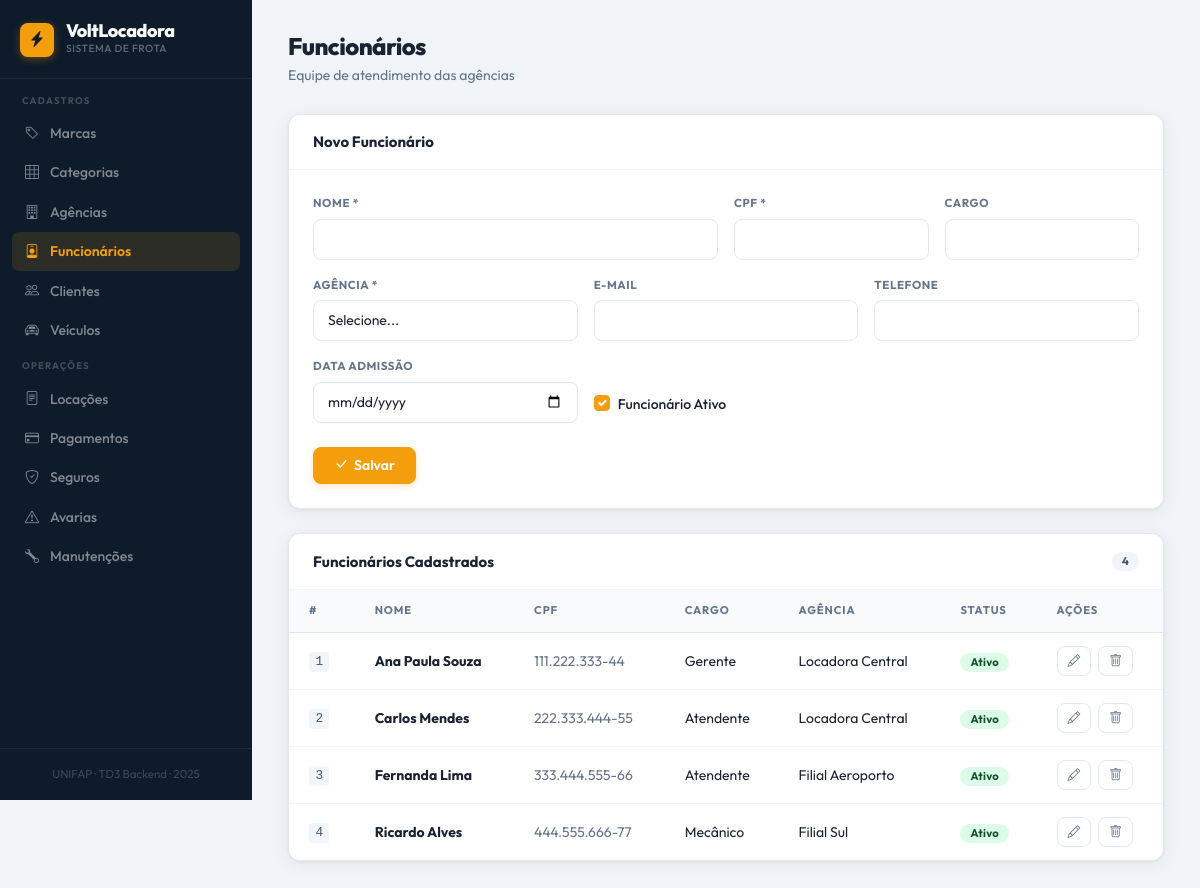
/index.php?page=funcionario, run on the app's committed database.
### tables this page shows
CREATE TABLE IF NOT EXISTS funcionario (
    id_funcionario INT            NOT NULL AUTO_INCREMENT,
    id_agencia     INT            NOT NULL,
    nome           VARCHAR(150)   NOT NULL,
    cpf            CHAR(14)       NOT NULL UNIQUE,
    cargo          VARCHAR(80),
    email          VARCHAR(150),
    telefone       VARCHAR(20),
    data_admissao  DATE,
    ativo          TINYINT(1)     NOT NULL DEFAULT 1,
    PRIMARY KEY (id_funcionario),
    CONSTRAINT fk_func_agencia FOREIGN KEY (id_agencia)
        REFERENCES agencia (id_agencia) ON UPDATE CASCADE ON DELETE RESTRICT
);

### model/Funcionario.php (called while the page is built, shortened)
<?php
class Funcionario {
    private $id;
    private $idAgencia;
    private $nome;
    private $cpf;
    private $cargo;
    private $ativo;
    public function __construct($idAgencia = '', $nome = '', $cpf = '', $cargo = '', $email = '', $telefone = '', $dataAdmissao = '', $ativo = 1) {
        $this->idAgencia    = $idAgencia;
        $this->nome         = $nome;
        $this->cpf          = $cpf;
        $this->cargo        = $cargo;
        $this->ativo        = $ativo;
    }
    public function getId()           { return $this->id; }
    public function getIdAgencia()    { return $this->idAgencia; }
    public function getNome()         { return $this->nome; }
    public function getCpf()          { return $this->cpf; }
    public function getCargo()        { return $this->cargo; }
    public function getAtivo()        { return $this->ativo; }
    public function setId($v)           { $this->id = $v; }
}

### dao/FuncionarioDAO.php (called while the page is built, shortened)
<?php
require_once 'config/Conexao.php';
require_once 'model/Funcionario.php';
class FuncionarioDAO {
    private $conn;
    public function __construct() {
        $this->conn = Conexao::getConn();
    }
    public function listar() {
        $stmt = $this->conn->query("SELECT * FROM funcionario ORDER BY nome");
        $lista = [];
        while ($row = $stmt->fetch(PDO::FETCH_ASSOC)) {
            $obj = new Funcionario($row['id_agencia'], $row['nome'], $row['cpf'], $row['cargo'], $row['email'], $row['telefone'], $row['data_admissao'], $row['ativo']);
            $obj->setId($row['id_funcionario']);
            $lista[] = $obj;
        }
        return $lista;
    }
}

### config/Conexao.php (called while the page is built)
<?php
class Conexao {
    private static $instance;
    public static function getConn() {
        if (!isset(self::$instance)) {
            $host   = getenv('MYSQL_HOST')     ?: 'mysql';
            $db     = getenv('MYSQL_DATABASE') ?: 'topcar';
            $user   = getenv('MYSQL_USERNAME') ?: 'mysql';
            $pass   = getenv('MYSQL_PASSWORD') ?: 'pass3word';
            self::$instance = new \PDO(
                "mysql:host=$host;dbname=$db;charset=utf8mb4",
                $user,
                $pass
            );
            self::$instance->setAttribute(PDO::ATTR_ERRMODE, PDO::ERRMODE_EXCEPTION);
            self::$instance->exec("SET NAMES 'utf8mb4' COLLATE 'utf8mb4_unicode_ci'");
        }
        return self::$instance;
    }
}

### controller/FuncionarioController.php (called while the page is built, shortened)
<?php
require_once 'model/Funcionario.php';
require_once 'dao/FuncionarioDAO.php';
class FuncionarioController {
    public function listar() {
        $dao = new FuncionarioDAO();
        return $dao->listar();
    }
}

### config/helpers.php (called while the page is built)
<?php
function h($val) {
    return htmlspecialchars((string)($val ?? ''), ENT_QUOTES | ENT_SUBSTITUTE, 'UTF-8');
}

### controller/AgenciaController.php (called while the page is built, shortened)
<?php
require_once 'model/Agencia.php';
require_once 'dao/AgenciaDAO.php';
class AgenciaController {
    public function listar() {
        $dao = new AgenciaDAO();
        return $dao->listar();
    }
}

### dao/AgenciaDAO.php (called while the page is built, shortened)
<?php
require_once 'config/Conexao.php';
require_once 'model/Agencia.php';
class AgenciaDAO {
    private $conn;
    public function __construct() {
        $this->conn = Conexao::getConn();
    }
    public function listar() {
        $stmt = $this->conn->query("SELECT * FROM agencia ORDER BY nome");
        $lista = [];
        while ($row = $stmt->fetch(PDO::FETCH_ASSOC)) {
            $obj = new Agencia($row['nome'], $row['cnpj'], $row['endereco'], $row['cidade'], $row['estado'], $row['cep'], $row['telefone'], $row['email'], $row['matriz']);
            $obj->setId($row['id_agencia']);
            $lista[] = $obj;
        }
        return $lista;
    }
}

### model/Agencia.php (called while the page is built, shortened)
<?php
class Agencia {
    private $id;
    private $nome;
    public function __construct($nome = '', $cnpj = '', $endereco = '', $cidade = '', $estado = '', $cep = '', $telefone = '', $email = '', $matriz = 0) {
        $this->nome     = $nome;
    }
    public function getId()       { return $this->id; }
    public function getNome()     { return $this->nome; }
    public function setId($v)       { $this->id = $v; }
}

### view/funcionario_form.php (the view, shortened to what this page needs)
<div class="page-hdr">
  <h1>Funcionários</h1>
  <p>Equipe de atendimento das agências</p>
</div>
<div class="page-card p-0 mb-4">
  <div class="card-head">
    <h5 class="card-title"><?= isset($objEdit) ? 'Editar Funcionário' : 'Novo Funcionário' ?></h5>
  </div>
  <div class="card-body-pad">
    <form method="post" action="index.php?page=funcionario">
      <div class="row g-3">
        <div class="col-md-6">
          <label class="form-label">Nome *</label>
          <input type="text" name="nome" class="form-control" required value="<?= isset($objEdit) ? h($objEdit->getNome()) : '' ?>">
        </div>
        <div class="col-md-3">
          <label class="form-label">CPF *</label>
          <input type="text" name="cpf" class="form-control" required maxlength="14" value="<?= isset($objEdit) ? h($objEdit->getCpf()) : '' ?>">
        </div>
        <div class="col-md-3">
          <label class="form-label">Cargo</label>
          <input type="text" name="cargo" class="form-control" value="<?= isset($objEdit) ? h($objEdit->getCargo()) : '' ?>">
        </div>
        <div class="col-md-4">
          <label class="form-label">Agência *</label>
          <select name="id_agencia" class="form-select" required>
            <option value="">Selecione...</option>
          </select>
        </div>
        <div class="col-md-4">
          <label class="form-label">E-mail</label>
          <input type="email" name="email" class="form-control" value="<?= isset($objEdit) ? h($objEdit->getEmail()) : '' ?>">
        </div>
        <div class="col-md-4">
          <label class="form-label">Telefone</label>
          <input type="text" name="telefone" class="form-control" value="<?= isset($objEdit) ? h($objEdit->getTelefone()) : '' ?>">
        </div>
        <div class="col-md-4">
          <label class="form-label">Data Admissão</label>
          <input type="date" name="data_admissao" class="form-control" value="<?= isset($objEdit) ? h($objEdit->getDataAdmissao()) : '' ?>">
        </div>
        <div class="col-md-4 d-flex align-items-end pb-1">
          <div class="form-check">
            <input type="checkbox" name="ativo" value="1" class="form-check-input" id="chkAtivo"
                   <?= (!isset($objEdit) || $objEdit->getAtivo()) ? 'checked' : '' ?>>
            <label class="form-check-label" for="chkAtivo">Funcionário Ativo</label>
          </div>
        </div>
      </div>
      <div class="d-flex gap-2 mt-4">
        <button type="submit" name="acao" value="salvar" class="btn btn-primary">
          <i class="bi bi-check-lg"></i><?= isset($objEdit) ? 'Atualizar' : 'Salvar' ?>
        </button>
      </div>
    </form>
  </div>
</div>
<div class="page-card p-0">
  <div class="card-head">
    <h5 class="card-title">Funcionários Cadastrados</h5>
    <span class="badge bg-secondary"><?= count($lista) ?></span>
  </div>
  <div class="table-wrap">
    <table class="table">
      <thead>
        <tr><th>#</th><th>Nome</th><th>CPF</th><th>Cargo</th><th>Agência</th><th>Status</th><th>Ações</th></tr>
      </thead>
      <tbody>
      <?php foreach ($lista as $item): ?>
        <tr>
          <td><code><?= $item->getId() ?></code></td>
          <td><strong><?= h($item->getNome()) ?></strong></td>
          <td class="text-muted"><?= h($item->getCpf()) ?></td>
          <td><?= h($item->getCargo()) ?: '<span class="text-muted">—</span>' ?></td>
          <td><?= isset($agenciasMap[$item->getIdAgencia()]) ? h($agenciasMap[$item->getIdAgencia()]) : '<span class="text-muted">#'.$item->getIdAgencia().'</span>' ?></td>
          <td><?= $item->getAtivo() ? '<span class="badge bg-success">Ativo</span>' : '<span class="badge bg-secondary">Inativo</span>' ?></td>
          <td>
            <a href="index.php?page=funcionario&acao=editar&id=<?= $item->getId() ?>" class="btn btn-sm btn-outline-primary"><i class="bi bi-pencil"></i></a>
            <a href="index.php?page=funcionario&acao=deletar&id=<?= $item->getId() ?>" class="btn btn-sm btn-outline-danger ms-1" onclick="return confirm('Excluir funcionário?')"><i class="bi bi-trash"></i></a>
          </td>
        </tr>
      <?php endforeach; ?>
      </tbody>
    </table>
  </div>
</div>

### view/layout_header.php (style rules this page uses)
:root { --sidebar-bg: #0d1b2a; --sidebar-w: 252px; --accent: #f59e0b; --accent-dim: rgba(245,159,11,.13); --bg: #f0f4f8; --surface: #ffffff; --text: #1a2332; --muted: #64748b; --subtle: #94a3b8; --border: #e2e8f0; --border-light: #f1f5f9; --success: #10b981; --danger: #ef4444; --warning: #f59e0b; --info: #3b82f6; --r-sm: 8px; --r: 12px; --r-lg: 16px; --shadow: 0 1px 3px rgba(0,0,0,.06), 0 4px 20px rgba(0,0,0,.05); --shadow-lg: 0 8px 40px rgba(0,0,0,.12); --transition: .15s ease; }
*,*::before,*::after { box-sizing: border-box; }
body { font-family: 'Outfit', -apple-system, system-ui, sans-serif; background: var(--bg); color: var(--text); margin: 0; line-height: 1.6; -webkit-font-smoothing: antialiased; min-height: 100vh; }
.page-card { background: var(--surface); border: 1px solid var(--border); border-radius: var(--r); box-shadow: var(--shadow); }
.card-head { display: flex; align-items: center; justify-content: space-between; padding: 1.125rem 1.5rem; border-bottom: 1px solid var(--border-light); }
.card-head h5, .card-head .card-title { font-size: .9375rem; font-weight: 700; margin: 0; color: var(--text); }
.card-body-pad { padding: 1.5rem; }
.table-wrap { overflow-x: auto; border-radius: 0 0 var(--r) var(--r); }
.table { margin: 0; border-collapse: collapse; width: 100%; }
.table thead th { background: #f8fafc; font-size: .7rem; font-weight: 700; letter-spacing: .08em; text-transform: uppercase; color: var(--muted); padding: .75rem 1.25rem; border-bottom: 1px solid var(--border); white-space: nowrap; border-top: none; }
.table tbody td { padding: .8125rem 1.25rem; font-size: .875rem; color: var(--text); border-bottom: 1px solid var(--border-light); vertical-align: middle; }
.table tbody tr:last-child td { border-bottom: none; }
.form-label { display: block; font-size: .72rem; font-weight: 700; letter-spacing: .05em; text-transform: uppercase; color: var(--muted); margin-bottom: .375rem; }
.form-control, .form-select { font-family: 'Outfit', sans-serif; font-size: .875rem; color: var(--text); background: #fff; border: 1.5px solid var(--border); border-radius: var(--r-sm); padding: .5625rem .875rem; transition: border-color var(--transition), box-shadow var(--transition); width: 100%; }
.form-control::placeholder { color: var(--subtle); font-size: .8rem; }
.form-check-input:checked { background-color: var(--accent); border-color: var(--accent); }
.form-check-label { font-size: .875rem; font-weight: 500; color: var(--text); }
.btn { font-family: 'Outfit', sans-serif; font-weight: 600; font-size: .875rem; border-radius: var(--r-sm); transition: all var(--transition); display: inline-flex; align-items: center; gap: .375rem; cursor: pointer; border: 1.5px solid transparent; line-height: 1.4; }
.btn-primary { background: var(--accent); border-color: var(--accent); color: #fff; padding: .5rem 1.25rem; box-shadow: 0 2px 6px rgba(245,159,11,.28); }
.btn-sm { padding: .3125rem .625rem; font-size: .8rem; }
.btn-outline-primary { background: transparent; border-color: var(--border); color: var(--muted); padding: .3125rem .625rem; }
.btn-outline-danger { background: transparent; border-color: var(--border); color: var(--muted); padding: .3125rem .625rem; }
.badge { font-family: 'Outfit', sans-serif; font-size: .7rem; font-weight: 700; letter-spacing: .02em; border-radius: 20px; padding: .25rem .625rem; }
.badge.bg-success { background: #dcfce7 !important; color: #14532d !important; }
.badge.bg-secondary { background: #f1f5f9 !important; color: #475569 !important; }
.text-muted { color: var(--muted) !important; }
code { font-size: .8rem; background: #f1f5f9; color: #475569; padding: .15rem .4rem; border-radius: 4px; font-family: 'Courier New', monospace; }
.page-hdr { margin-bottom: 1.75rem; }
.page-hdr h1 { font-size: 1.5rem; font-weight: 800; letter-spacing: -.025em; margin: 0; }
.page-hdr p { color: var(--muted); font-size: .875rem; margin: .2rem 0 0; }

### data on the page
funcionario: id_funcionario "1", nome "Ana Paula Souza", cpf "111.222.333-44", cargo "Gerente", id_agencia "Locadora Central", ativo "Ativo"
funcionario: id_funcionario "2", nome "Carlos Mendes", cpf "222.333.444-55", cargo "Atendente", id_agencia "Locadora Central", ativo "Ativo"
funcionario: id_funcionario "3", nome "Fernanda Lima", cpf "333.444.555-66", cargo "Atendente", id_agencia "Filial Aeroporto", ativo "Ativo"
funcionario: id_funcionario "4", nome "Ricardo Alves", cpf "444.555.666-77", cargo "Mecânico", id_agencia "Filial Sul", ativo "Ativo"

### other printed values
count($lista) "4"
